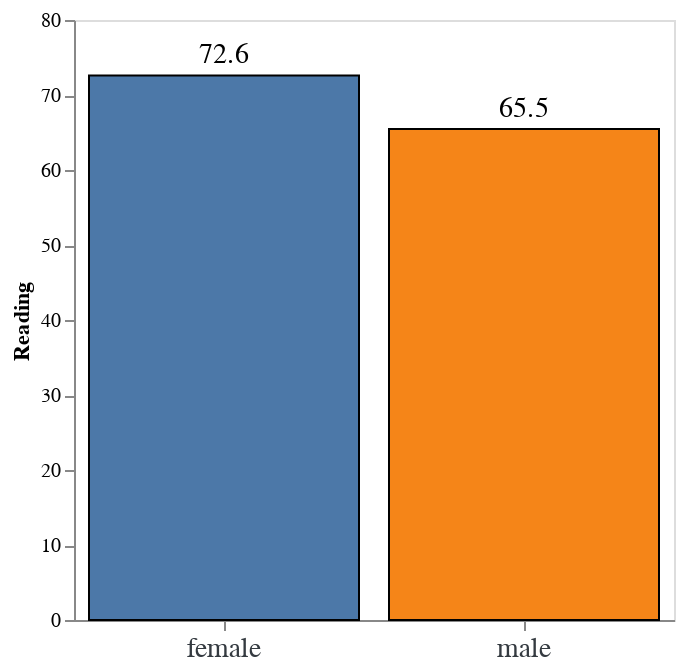

Write notebook code for a chart like this one.
### Code cell
bars = alt.Chart(gender_reading).mark_bar(stroke = "black").encode(
    x= alt.X("gender:O", 
        title="",
        axis = alt.Axis(labelAngle=0, labelFontSize=14, labelColor= "#343a40", labelFont="Arial") ),    
    tooltip = [alt.Tooltip('gender', title = 'Gender' ), alt.Tooltip ('reading:O',title = 'Reading Score', format = ".4s" )],
    color=alt.Color(field="gender", type="nominal",legend=None ),
    y= alt.Y("reading:Q", 
        title = "Reading", 
        axis = alt.Axis( grid = False, )),
 )

text = bars.mark_text(
    dy=-10,
    size=14,
    fill = "black",
).encode(text= alt.Text('reading:Q', format = ".3s"))

g_reading = (bars + text).properties(
    width = 300,
)
g_reading

### Figure 1 — Vega-Lite specification as saved in the notebook (floating-point values rounded to 4 significant figures)
{"config": {"view": {"continuousWidth": 400, "continuousHeight": 300}}, "layer": [{"mark": {"type": "bar", "stroke": "black"}, "encoding": {"color": {"field": "gender", "legend": null, "type": "nominal"}, "tooltip": [{"field": "gender", "title": "Gender", "type": "nominal"}, {"field": "reading", "format": ".4s", "title": "Reading Score", "type": "ordinal"}], "x": {"axis": {"labelAngle": 0, "labelColor": "#343a40", "labelFont": "Arial", "labelFontSize": 14}, "field": "gender", "title": "", "type": "ordinal"}, "y": {"axis": {"grid": false}, "field": "reading", "title": "Reading", "type": "quantitative"}}}, {"mark": {"type": "text", "dy": -10, "fill": "black", "size": 14}, "encoding": {"color": {"field": "gender", "legend": null, "type": "nominal"}, "text": {"field": "reading", "format": ".3s", "type": "quantitative"}, "tooltip": [{"field": "gender", "title": "Gender", "type": "nominal"}, {"field": "reading", "format": ".4s", "title": "Reading Score", "type": "ordinal"}], "x": {"axis": {"labelAngle": 0, "labelColor": "#343a40", "labelFont": "Arial", "labelFontSize": 14}, "field": "gender", "title": "", "type": "ordinal"}, "y": {"axis": {"grid": false}, "field": "reading", "title": "Reading", "type": "quantitative"}}}], "data": {"name": "data-4ef5d2c27fcd869193f20696a0dc758f"}, "width": 300, "$schema": "https://vega.github.io/schema/vega-lite/v4.17.0.json", "datasets": {"data-4ef5d2c27fcd869193f20696a0dc758f": [{"gender": "female", "reading": 72.61}, {"gender": "male", "reading": 65.47}]}}
